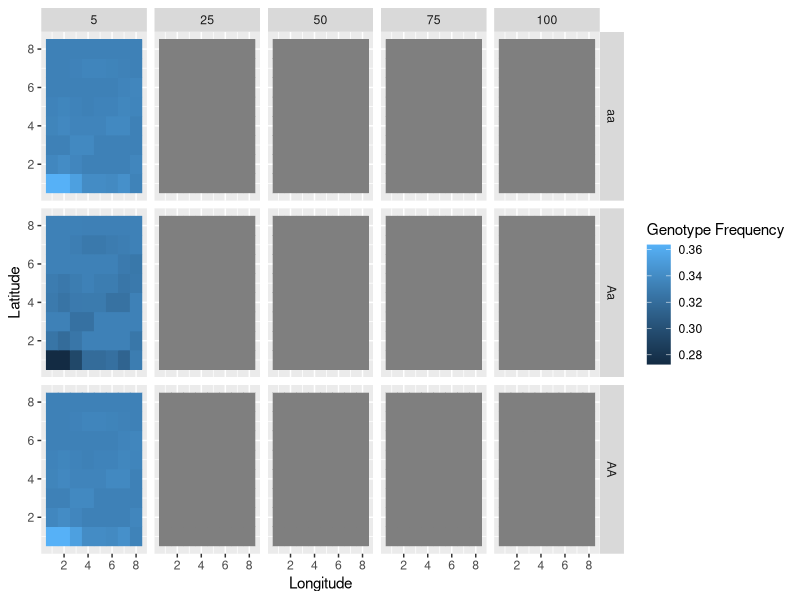
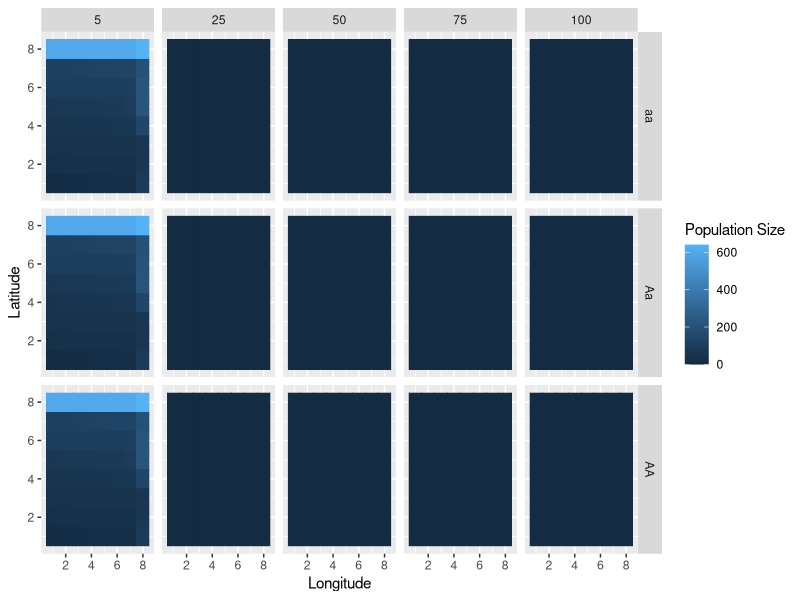

Write R code to recreate these figures, in order.
library(here)
library(tidyverse)

# Mee Simulation ----------------------------------------------------------

## Parameters:

NUM.reps <- 1 # The number of replicate simulations to run
NUM.gens.pre.fishing <- 5 # The number of generations before any fishery
NUM.gens.pre.reserve <- 25 # The number of generations of fishing before reserves are installed
NUM.gens.post.reserve <- 70 # The number of generations with the reserve installed

NS.patches <- 8 # the number of patches on the north-south axis
EW.patches <- 8 # the number of patches on the east-west axis
patch.size <- 100 # the width and height of each grid cell in meters (COULD BE METERS?)
## View the "world" coordinates:
view.world <- array(seq(1,NS.patches*EW.patches),c(NS.patches,EW.patches))
view.world

init.a <- 0.1 # The initial frequency of the low movement allele

sb <- 0.37 # survival proportion for babies
s <- 0.37 # survival proportion
dd <- 0.0005 # density dependendence of baby survival 
fecundity <- 1500 # The number of babies produced, on average, by each adult female each year.
maturity.age <- 1.5 # The average age at which individuals mature (i.e., the age at which 50% of individuals are mature)
fished.factor <- 0.8
#fished <- fished.factor*(1-s) # Fishing mortality: the proportion of adults that get fished per year
fished <- fished.factor
buffer.fished <- 0.2
reserves.at <- c(21,29,22,30) # This determines which patches are marine reserves. Should be a list: e.g., for one reserve, c(369,370,371,372,389,390,391,392,409,410,411,412,429,430,431,432)
bold.mover.distance <- 800 # Individuals with AA genotype move this distance on average every year, in meters
lazy.mover.distance <- 600 # Individuals with aa genotype move this distance on average every year, in meters
Dominance.coefficient <- 0.5 # Dominance coefficient
Heritability.index <- 2 # Influences stochastic variation in movement distance. High numbers decrease variation by reducing the variance around the phenotypic mean in a negative binomial distribution. The phenotypic mean is determined by the genotype.
buffer.at <- c()

############################################################################
## Create the world

NUM.age.classes <- 3
NUM.sexes <- 2
NUM.genotypes <- 3

world <- array(0, c(NS.patches, EW.patches, NUM.age.classes, NUM.sexes, NUM.genotypes))


############################################################################
## This populates the world.

init <- function() {
  init.AA <<- round(200*(1-init.a)^2)
  init.Aa <<- round(200*2*(init.a)*(1-init.a))
  init.aa <<- round(200*(init.a)^2)
  pop <<- world
  for(lat in 1:NS.patches) {
    for(lon in 1:EW.patches) {
      for(i in 1:NUM.age.classes) {
        for(j in 1:NUM.sexes) {
          pop[lat,lon,i,j,1] <- init.AA
          pop[lat,lon,i,j,2] <- init.Aa
          pop[lat,lon,i,j,3] <- init.aa
        }
      }
    }
  }
  return(pop)
}

############################################################################
## This function creates an array to tell the simulation the reserve locations

where.reserves <- function(reserves.at) {
  reserve.patches <- array(0, c(NS.patches, EW.patches))
  for(i in 1:length(reserves.at)) {
    x <- ((reserves.at[i]-1) %/% NS.patches) + 1
    y <- ((reserves.at[i]-1) %% NS.patches) + 1
    reserve.patches[y,x] <- 1
  }
  return(reserve.patches)
}
reserve.patches <- where.reserves(reserves.at)

############################################################################
## This function creates an array to tell the simulation the reserve locations

where.buffer <- function(buffer.at) {
  buffer.patches <- array(0, c(NS.patches, EW.patches))
  for(i in 1:length(buffer.at)) {
    x <- ((buffer.at[i]-1) %/% NS.patches) + 1
    y <- ((buffer.at[i]-1) %% NS.patches) + 1
    buffer.patches[y,x] <- 1
  }
  return(buffer.patches)
}
buffer.patches <- where.buffer(buffer.at)


############################################################################
## This function sets up the Sea surface temperature grid

init_SST <- function() {
  SST.patches <- array(25, c(NS.patches, EW.patches))
  return(SST.patches)
}


############################################################################
## This function causes adults to reproduce in spawning areas

spawn <- function(pop) {
  
  fec <- fecundity
  
  for(lat in 1:NS.patches) {
    for(lon in 1:EW.patches) {
      num.females <- sum(pop[lat,lon,3,1,])
      num.males <- sum(pop[lat,lon,3,2,])
      # Spawning only occurs if there is at least one males and one females in the patch
      if(num.females > 0 && num.males > 0) {
        # All females produce the same mean number of eggs
        NUM.A.eggs <- rpois(1,fec*pop[lat,lon,3,1,1] + fec*pop[lat,lon,3,1,2]/2)
        NUM.a.eggs <- rpois(1,fec*pop[lat,lon,3,1,3] + fec*pop[lat,lon,3,1,2]/2)
        # Males produce sperm in proportion to their genotypes 
        freq.A.sperm <- pop[lat,lon,3,2,1]/num.males + (pop[lat,lon,3,2,2]/num.males)/2
        freq.a.sperm <- pop[lat,lon,3,2,3]/num.males + (pop[lat,lon,3,2,2]/num.males)/2
        # Sperm fertilize eggs in proportion to sperm genotype frequencies
        AA <- rbinom(1,NUM.A.eggs,freq.A.sperm)
        aa <- rbinom(1,NUM.a.eggs,freq.a.sperm)
        Aa <- NUM.A.eggs+NUM.a.eggs-AA-aa
        # Divide zygotes 50:50 among the sexes
        AA.f <- rbinom(1,AA,0.5)
        AA.m <- AA-AA.f
        Aa.f <- rbinom(1,Aa,0.5)
        Aa.m <- Aa-Aa.f
        aa.f <- rbinom(1,aa,0.5)
        aa.m <- aa-aa.f
        # Female babies
        pop[lat,lon,1,1,1] <- pop[lat,lon,1,1,1] + AA.f
        pop[lat,lon,1,1,2] <- pop[lat,lon,1,1,2] + Aa.f
        pop[lat,lon,1,1,3] <- pop[lat,lon,1,1,3] + aa.f
        # Male babies
        pop[lat,lon,1,2,1] <- pop[lat,lon,1,2,1] + AA.m
        pop[lat,lon,1,2,2] <- pop[lat,lon,1,2,2] + Aa.m
        pop[lat,lon,1,2,3] <- pop[lat,lon,1,2,3] + aa.m
      }
    }
  }
  return(pop)
}

############################################################################
## This function calculates temperature based mortality based on sea surface temperature, temperature range and optimal temperature of species

calc_mortality <- function(SST, opt.temp, temp.range) {
  nat.m = 1 - exp((-(SST - opt.temp)^2)/(temp.range^2)) # temperature based mortality function from Walsworth et al.
  return(nat.m)
}

############################################################################
## This function determines density dependent survival proportion for babies

survival <- function(num) {
  s <- sb # general survival rate for babies
  dd <- dd # density dependendence of survival
  result <- s/(1 + dd * num)
}

############################################################################
## This function determines natural survival and recruitment within each grid cell.

p <- 1/(maturity.age)

recruit <- function(pop) {
  recruit.array <- world
  for(lat in 1:NS.patches) {
    for(lon in 1:EW.patches) {
      for(i in 1:NUM.age.classes) {
        if(i == 1) {
          # Some babies survive and recruit to juvenile age class
          s1 <- survival(sum(pop[lat,lon,i,,]))
          for(j in 1:NUM.sexes) {
            for(k in 1:NUM.genotypes) {
              if(pop[lat,lon,i,j,k] > 0) {
                recruit.array[lat,lon,i+1,j,k] <- recruit.array[lat,lon,i+1,j,k] + rbinom(1,pop[lat,lon,i,j,k],s1)
              }
            }
          }
        }
        if(i == 2) {
          # Some juveniles survive
          for(j in 1:NUM.sexes) {
            for(k in 1:NUM.genotypes) {
              if(pop[lat,lon,i,j,k] > 0) {
                juvies.surviving <- rbinom(1,pop[lat,lon,i,j,k],s)
                # Some juveniles recruit to adult age class
                juvies.recruiting <- rbinom(1,juvies.surviving,p)
                recruit.array[lat,lon,i+1,j,k] <- recruit.array[lat,lon,i+1,j,k] + juvies.recruiting
                # The rest of the juveniles remain in the juvenile age class
                recruit.array[lat,lon,i,j,k] <- recruit.array[lat,lon,i,j,k] + juvies.surviving-juvies.recruiting
              }
            }
          }
        }
        if(i == 3) {
          # Some adults survive
          for(j in 1:NUM.sexes) {
            for(k in 1:NUM.genotypes) {
              if(pop[lat,lon,i,j,k] > 0) {
                recruit.array[lat,lon,i,j,k] <- recruit.array[lat,lon,i,j,k] + rbinom(1,pop[lat,lon,i,j,k],s)
              }
            }
          }
        }
      }
    }
  }
  return(recruit.array)
}

############################################################################
## This function determines fishing mortality within each grid cell, depending whether the cell is a reserve.

fishing <- function(pop,gen) {
  if(gen <= pre.reserve.gens+pre.fishing.gens) {
    each.patch.pop <- array(0,c(NS.patches,EW.patches))
    for(i in 2:NUM.age.classes) {
      for(j in 1:NUM.sexes) {
        for(k in 1:NUM.genotypes) {
          each.patch.pop[,] <- each.patch.pop[,] + pop[,,i,j,k]
        }
      }
    }
    mean.per.patch.pop <- mean(each.patch.pop)
    ff <- mean.per.patch.pop*(1/fished-1)
    if(mean.per.patch.pop > 0) {
      for(lat in 1:NS.patches) {
        for(lon in 1:EW.patches) {
          patch.pop <- sum(pop[lat,lon,c(2,3),,])
          if(patch.pop > 0) {
            f <- patch.pop/(ff+patch.pop)
            for(i in 2:NUM.age.classes) {
              for(j in 1:NUM.sexes) {
                for(k in 1:NUM.genotypes) {
                  pop[lat,lon,i,j,k] <- rbinom(1,pop[lat,lon,i,j,k],(1-f))
                }
              }
            }
          }
        }
      }
    }
  }
  if(gen > pre.reserve.gens+pre.fishing.gens) {
    reserve.area <- sum(reserve.patches)/(NS.patches*EW.patches)
    fished.adj <- fished*1/(1-reserve.area)
    each.patch.pop <- array(0,c(NS.patches,EW.patches))
    for(i in 2:NUM.age.classes) {
      for(j in 1:NUM.sexes) {
        for(k in 1:NUM.genotypes) {
          each.patch.pop[,] <- each.patch.pop[,] + pop[,,i,j,k]
        }
      }
    }
    for(lat in 1:NS.patches) {
      for(lon in 1:EW.patches) {
        if(reserve.patches[lat,lon] == 1) {
          each.patch.pop[lat,lon] <- NaN
        }
      }
    }
    mean.per.patch.pop <- mean(each.patch.pop,na.rm=TRUE)
    ff <- mean.per.patch.pop*(1/fished.adj-1)
    if(mean.per.patch.pop > 0) {
      for(lat in 1:NS.patches) {
        for(lon in 1:EW.patches) {
          if(reserve.patches[lat,lon] == 0) {
            patch.pop <- sum(pop[lat,lon,c(2,3),,])
            if(patch.pop > 0) {
              f <- patch.pop/(ff+patch.pop)
              for(i in 2:NUM.age.classes) {
                for(j in 1:NUM.sexes) {
                  for(k in 1:NUM.genotypes) {
                    pop[lat,lon,i,j,k] <- rbinom(1,pop[lat,lon,i,j,k],(1-f))
                  }
                }
              }
            }
          }
        }
      }
    }
  }
  return(pop)
}

############################################################################
## This function determines how far each individual moves. Movement distance for each genotype is drawn from a negative bimonial function. Babies do not move between grid cells. 

move <- function(pop) {
  
  h <- Dominance.coefficient # Dominance coefficient
  Hom.A.movers <- bold.mover.distance # Individuals with AA genotype move this distance on average, in nautical miles
  Hom.a.movers <- lazy.mover.distance # Individuals with aa genotype move this distance on average, in nautical miles
  Het.movers <- min(Hom.A.movers,Hom.a.movers) + h * abs(Hom.A.movers - Hom.a.movers)
  Herit <- Heritability.index # Influences heritability of movement. High numbers increase heritability by reducing the variance around the phenotypic mean. The phenotypic mean is determined by the genotype.
  
  move.array <- world
  
  for(lat in 1:NS.patches) {
    for(lon in 1:EW.patches) {
      for(i in 2:NUM.age.classes) {
        for(j in 1:NUM.sexes) {
          for(k in 1:NUM.genotypes) {
            if(k == 1) { mean.dist <- Hom.A.movers }
            if(k == 2) { mean.dist <- Het.movers }
            if(k == 3) { mean.dist <- Hom.a.movers }
            if(pop[lat,lon,i,j,k] > 0) {
              # movers are subtracted from the present grid cell
              move.array[lat,lon,i,j,k] <- move.array[lat,lon,i,j,k] - pop[lat,lon,i,j,k]
              # determine the distribution of movement distances in nautical miles:
              dist <- rnbinom(pop[lat,lon,i,j,k], mu = mean.dist, size = Herit)
              # determine the direction of each move
              theta <- runif(pop[lat,lon,i,j,k],0,2*pi)
              # bias this movement in the north-south direction (along coasts) if this is a great white shark simulation (otherwise, comment out the next three lines):
              #f.adj <- function(x, u) x-cos(x)*sin(x) - u
              #my.uniroot <- function(x) uniroot(f.adj, c(0, 2*pi), tol = 0.0001, u = x)$root
              #theta <- vapply(theta, my.uniroot, numeric(1))
              # convert direction and distance into a distance in the x-direction (longitude)
              x <<- cos(theta)*dist
              # bounce off edges (assume fish start in centre of cell)
              for(m in 1:length(x)) {
                miss_x.edges <- FALSE
                while(miss_x.edges==FALSE) {
                  if(x[m] <= patch.size*(EW.patches-lon)+patch.size/2) {
                    if(x[m] >= patch.size/2-lon*patch.size) {
                      miss_x.edges <- TRUE }
                  }
                  if(x[m] > patch.size*(EW.patches-lon)+patch.size/2) {
                    x[m] <- -(x[m]-2*(patch.size*(EW.patches-lon)+patch.size/2))
                    # distance penalty for hitting an edge
                    #x[m] <- x[m] + 1
                  }
                  if(x[m] < patch.size/2-lon*patch.size) {
                    x[m] <- -(x[m]-2*(patch.size/2-lon*patch.size))
                    # distance penalty for hitting an edge
                    #x[m] <- x[m] - 1
                  }
                }
              }
              # convert direction and distance into a distance in the y-direction (latitude)
              y <<- sin(theta)*dist
              # bounce off edges (assume fish start in centre of cell)
              for(m in 1:length(y)) {
                miss_y.edges <- FALSE
                while(miss_y.edges==FALSE) {
                  if(y[m] <= patch.size*(NS.patches-lat)+patch.size/2) {
                    if(y[m] >= patch.size/2-lat*patch.size) {
                      miss_y.edges <- TRUE }
                  }
                  if(y[m] > patch.size*(NS.patches-lat)+patch.size/2) {
                    y[m] <- -(y[m]-2*(patch.size*(NS.patches-lat)+patch.size/2))
                    # distance penalty for hitting an edge
                    #y[m] <- y[m] + 1
                  }
                  if(y[m] < patch.size/2-lat*patch.size) {
                    y[m] <- -(y[m]-2*(patch.size/2-lat*patch.size))
                    # distance penalty for hitting an edge
                    #y[m] <- y[m] - 1
                  }
                }
              }
              # convert movement distances into numbers of grid cells (assume fish start in centre of cell):
              xy <- as.data.frame(cbind(x,y))
              hx <- hist(xy$x, breaks = seq(round(min(x),-2)-patch.size/2,round(max(x),-2)+patch.size/2,patch.size), plot = FALSE)
              xbreaks <- hx$breaks
              xmids <- hx$mids
              hy <- hist(xy$y, breaks = seq(round(min(y),-2)-patch.size/2,round(max(y),-2)+patch.size/2,patch.size), plot = FALSE)
              ybreaks <- hy$breaks
              ymids <- hy$mids
              freq <-  as.data.frame(table(cut(xy[,2], ybreaks,labels=ymids),cut(xy[,1], xbreaks,labels=xmids)))
              freq2D <- as.data.frame(array(0,c(length(ymids),length(xmids))))
              names(freq2D) <- xmids/patch.size
              row.names(freq2D) <- ymids/patch.size
              freq2D[cbind(freq[,1], freq[,2])] <- freq[,3]
              # populate the move.array with movers (and stayers)
              for(xx in 1:length(xmids)) {
                for(yy in 1:length(ymids)) {
                  move.array[lat+as.numeric(row.names(freq2D)[yy]),lon+as.numeric(names(freq2D)[xx]),i,j,k] <- move.array[lat+as.numeric(row.names(freq2D)[yy]),lon+as.numeric(names(freq2D)[xx]),i,j,k] + freq2D[yy,xx]
                }
              }
            }
          }
        }
      }
    }
  }
  # add move.array to pop to finish movement
  return(pop+move.array)
}

############################################################################
## THE SIMULATION ##########################################################

reps <- NUM.reps

pre.fishing.gens <- NUM.gens.pre.fishing
pre.reserve.gens <- NUM.gens.pre.reserve
post.reserve.gens <- NUM.gens.post.reserve
gens <- pre.fishing.gens+pre.reserve.gens+post.reserve.gens

output.array <- array(0 ,c(NS.patches, EW.patches, NUM.age.classes, NUM.sexes, NUM.genotypes, gens, reps))

for(rep in 1:reps) {
  #print(rep)
  pop <- init()
  for(t in 1:gens) {
    output.array[,,,,,t,rep] <- pop
    pop <- spawn(pop)
    pop <- recruit(pop)
    if(t > pre.fishing.gens) {
      gen <- t
      pop <- fishing(pop,gen)
    }
    pop <- move(pop)
    print(t)
  }
}

#save.image(file= here("outputs" ,"disp_image.RData")) #specify output file path here


# Allie Explore -----------------------------------------------------------

# Output results into a dataframe
output_df = data.frame() #create dataframe to hold results

for(a in 1:reps) {
  world_sub <- array(0, c(NS.patches, EW.patches))
  for(b in 1:gens) {
    for(c in 1:NUM.genotypes) {
      for(d in 1:NUM.sexes) {
        for(e in 1:NUM.age.classes) {
          world_sub = output.array[,,e,d,c,b,a] %>% 
            as.data.frame()
          world_sub$rep = paste0(a)
          world_sub$generation = paste0(b)
          world_sub$genotype = paste0(c)
          world_sub$sex = paste0(d)
          world_sub$age = paste0(e)
          world_sub$lat = c(1:NS.patches)
          output_df = bind_rows(output_df, world_sub)
        }
      }
    }
  }
}

# Wrangle dataframe into plottable format
output_df = output_df %>% 
  pivot_longer(V1:V8,
               names_to = "lon",
               values_to = "pop") %>% 
  mutate(lon = case_when(
    lon == "V1" ~ 1,
    lon == "V2" ~ 2,
    lon == "V3" ~ 3,
    lon == "V4" ~ 4,
    lon == "V5" ~ 5,
    lon == "V6" ~ 6,
    lon == "V7" ~ 7,
    lon == "V8" ~ 8
  )) %>% 
  mutate(genotype = case_when(
    genotype == 1 ~ "AA",
    genotype == 2 ~ "Aa",
    genotype == 3 ~ "aa"
  )) %>% 
  mutate(genotype = as.factor(genotype)) %>% 
  mutate(lat = as.numeric(lat)) %>% 
  mutate(lon = as.numeric(lon))

#write_csv(output_df, here("intermediate_data" , "test.csv"))


#Summarize pop size and frequency by genotype
geno_sum = output_df %>% 
  group_by(lat, lon, rep, generation,genotype) %>% 
  summarise(geno_pop_sum = sum(pop)) 

pop_sum = output_df %>% 
  group_by(lat, lon, rep, generation) %>% 
  summarise(pop_sum = sum(pop))


output_sum = full_join(geno_sum, pop_sum) %>%
  mutate(freq = geno_pop_sum/pop_sum) %>% 
  filter(generation %in% c(5, 25, 50, 75, 100)) %>%
  mutate(generation = as.numeric(generation))

#write_csv(output_sum, here("intermediate_data" , "test_freq.csv"))

ggplot(output_sum, aes(lon, lat, color = freq, fill = freq)) +
  geom_tile() + facet_grid(genotype~generation) + 
  labs(x = "Longitude", y = "Latitude", fill = "Genotype Frequency", color = "Genotype Frequency") 

ggplot(output_sum, aes(lon, lat, color = geno_pop_sum, fill = geno_pop_sum)) +
  geom_tile() + facet_grid(genotype~generation) + 
  labs(x = "Longitude", y = "Latitude", fill = "Population Size", color = "Population Size")
